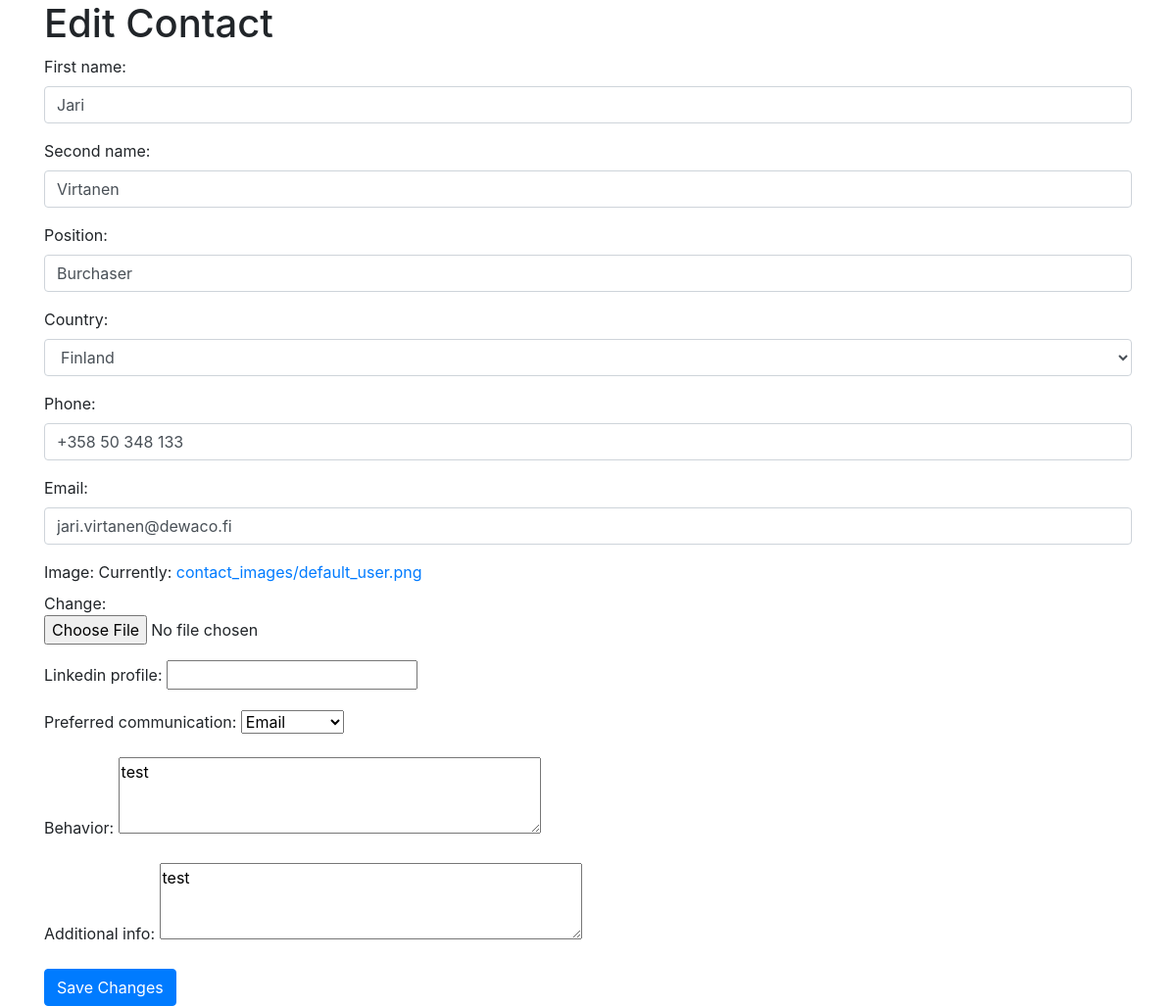
/companies/contact/1/edit/, run on the app's committed database.
### company/models.py (models this page shows, shortened)
class Contact(models.Model):
    company = models.ForeignKey('Company', related_name='contacts', on_delete=models.CASCADE)
    first_name = models.CharField(max_length=100)
    second_name = models.CharField(max_length=100, blank=True, null=True)
    position = models.CharField(max_length=100, blank=True, null=True)
    country = CountryField(blank_label='(Select a country)', null=True, blank=True)
    phone = models.CharField(max_length=15)
    email = models.EmailField(
        unique=True,
        error_messages={
            'unique': "A contact with this email already exists.",
        }
    )
    image = models.ImageField(
        upload_to='contact_images/',
        default='contact_images/default_user.png'
    )
    linkedin_profile = models.URLField(max_length=200, blank=True, null=True)
    preferred_communication = models.CharField(
        max_length=50,
        choices=[
            ('Email', 'Email'),
            ('Phone', 'Phone'),
            ('In-person', 'In-person'),
            ('Messaging', 'Messaging'),
        ],
        blank=True,
        null=True,
        default='Email'
    )
    behavior = models.TextField(blank=True, null=True)
    additional_info = models.TextField(blank=True, null=True)
    created_at = models.DateTimeField(auto_now_add=True)
    updated_at = models.DateTimeField(auto_now=True)

### company/views.py (the view)
# urls.py: path('contact/<int:contact_id>/edit/', views.edit_contact, name='edit_contact'),
def edit_contact(request, contact_id):
    contact = get_object_or_404(Contact, id=contact_id)
    if request.method == "POST":
        form = ContactForm(request.POST, request.FILES, instance=contact)
        if form.is_valid():
            form.save()
            return redirect('company:company_detail', pk=contact.company.id)
    form = ContactForm(instance=contact)
    return render(request, 'company/edit_contact.html', {'form': form, 'contact': contact})

### company/forms.py
class ContactForm(forms.ModelForm):
    class Meta:
        model = Contact
        fields = ['first_name', 'second_name', 'position', 'country', 'phone', 'email', 'image', 'linkedin_profile', 'preferred_communication', 'behavior', 'additional_info']
        widgets = {
            'first_name': forms.TextInput(attrs={'class': 'form-control', 'placeholder': 'First Name'}),
            'second_name': forms.TextInput(attrs={'class': 'form-control', 'placeholder': 'Second Name'}),
            'position': forms.TextInput(attrs={'class': 'form-control', 'placeholder': 'Position'}),
            'country': forms.Select(attrs={'class': 'form-control'}),
            'phone': forms.TextInput(attrs={'class': 'form-control', 'placeholder': 'Phone Number'}),
            'email': forms.EmailInput(attrs={'class': 'form-control', 'placeholder': 'Email Address'}),
            'image': forms.ClearableFileInput(attrs={'class': 'form-control-file'}),
            'behavior': forms.Textarea(attrs={'rows': 3}),
            'additional_info': forms.Textarea(attrs={'rows': 3}),
        }

### company/templates/company/edit_contact.html (shortened to what this page needs)
<!DOCTYPE html>
<html lang="en">
<head>
    <link href="https://stackpath.bootstrapcdn.com/bootstrap/4.5.2/css/bootstrap.min.css" rel="stylesheet">
</head>
<body>
    <div class="container">
        <h1>Edit Contact</h1>
        <form method="POST">
            {{ form.as_p }}
            <button type="submit" class="btn btn-primary">Save Changes</button>
        </form>
    </div>
</body>
</html>

### data on the page
Contact: first_name "Jari", second_name "Virtanen", position "Burchaser", country "Finland", phone "+358 50 348 133", email "jari.virtanen@dewaco.fi", preferred_communication "Email", behavior "test", additional_info "test"
